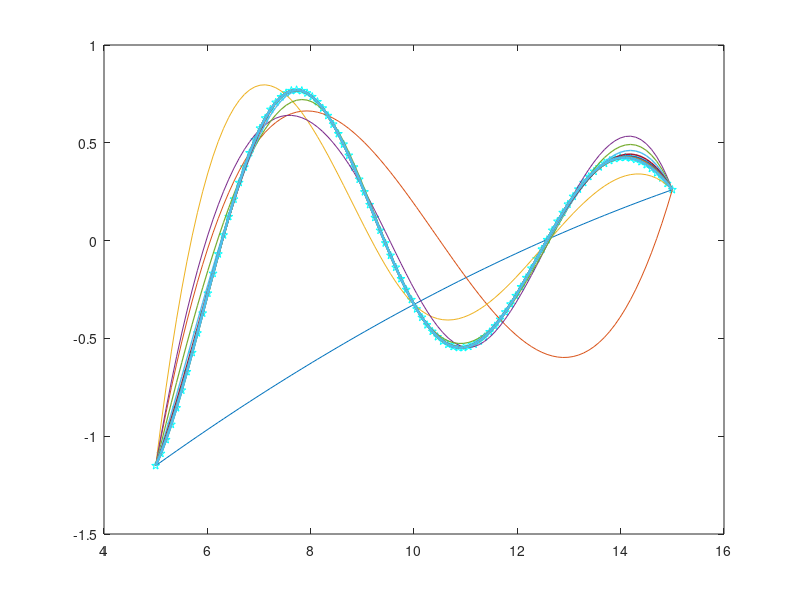

Reproduce this figure in MATLAB.
f = @(x)(6*sin(x)./x);
a = 5;
b = 15;
x = linspace(a, b, 100);
y = f(x);
plot(x, y, 'cp')
hold on
for i = 3:15
    x1 = linspace(a, b, i);
    y1 = f(x1);
    plot(x, ppval(spline(x1, y1), x), 'LineWidth',i/8)
end